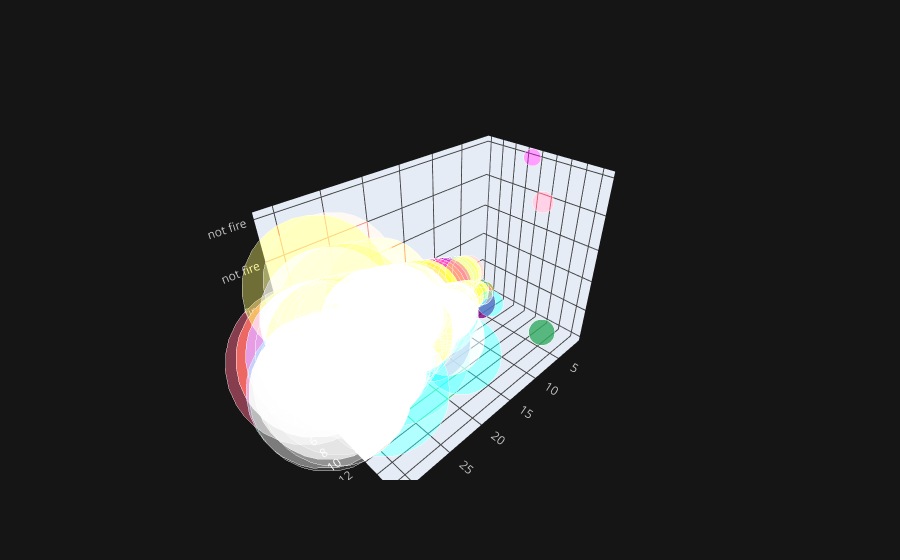

This figure's notebook cell:
### Code cell
df.iplot(x = 'day', y = 'Rain ', z = 'Classes  ', kind = 'bubble3d', size = 'day')
